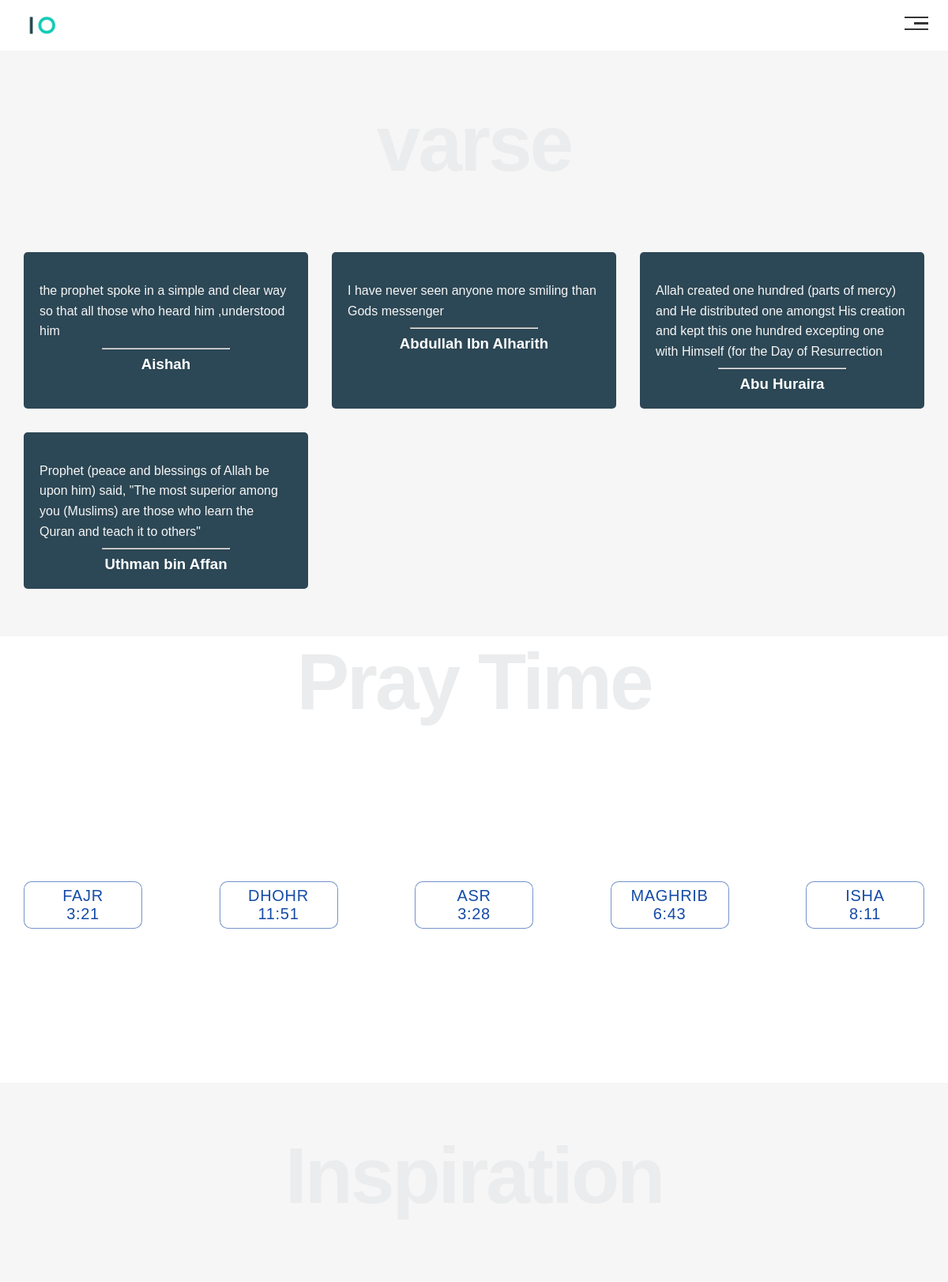
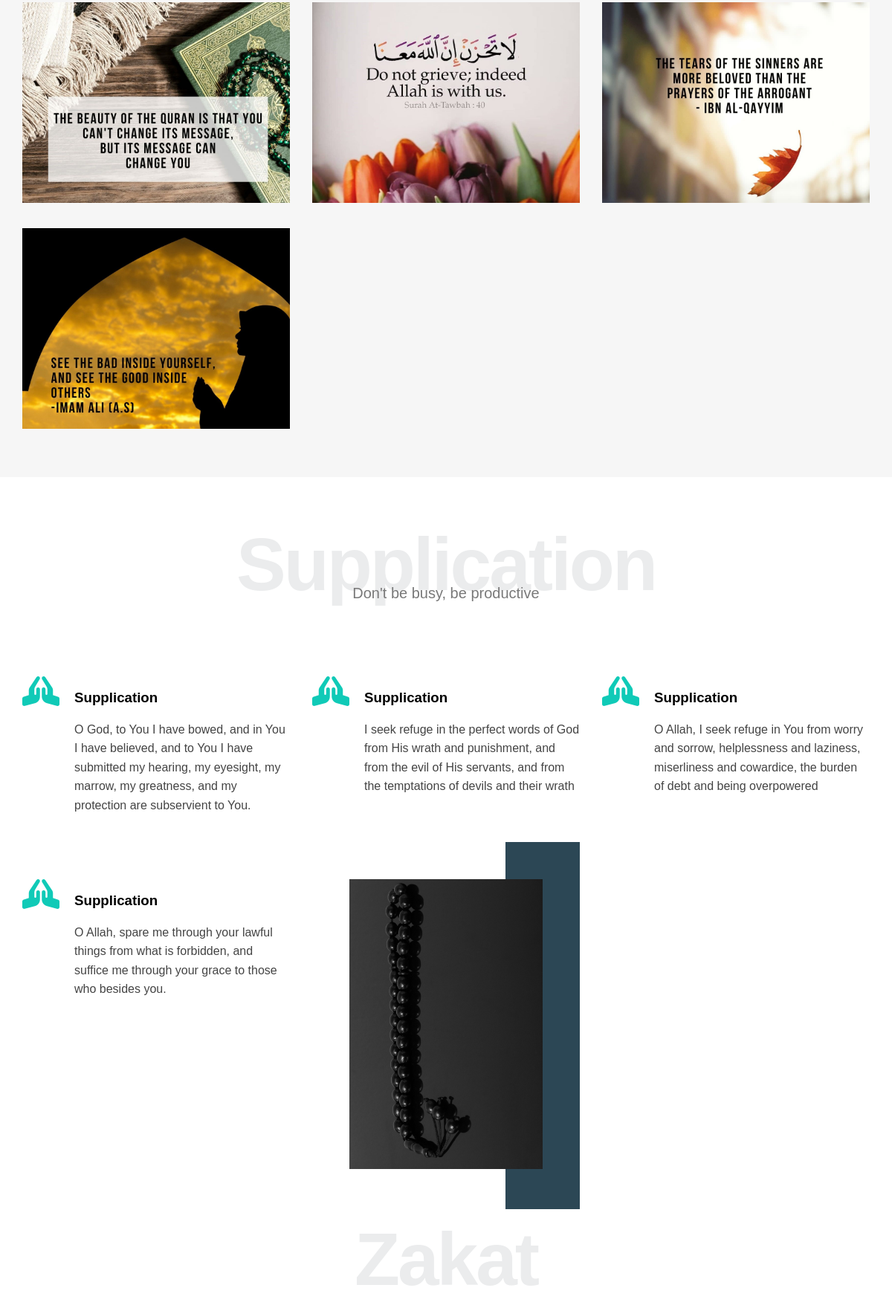
The page /views/more.php (upper part) on the database its author committed (2 pictures, top to bottom).
### tables this page shows
CREATE TABLE `hadith` (
  `id` int(11) NOT NULL,
  `Content` varchar(300) NOT NULL,
  `NameOfNarrator` varchar(50) NOT NULL
);

CREATE TABLE `inspiration` (
  `image_id` int(11) NOT NULL,
  `image` longtext NOT NULL
);

CREATE TABLE `supplication` (
  `supp_id` int(11) NOT NULL,
  `content` varchar(300) NOT NULL
);

### controllers/dbController.php (called while the page is built, shortened)
<?php
class dbController
{
    public $dbhost = "localhost";
    public $dbuser = "root";
    public $dbpass = "";
    public $dbname = "sw";
    public function openConnection()
    {
        $this->connection = new mysqli($this->dbhost, $this->dbuser, $this->dbpass, $this->dbname);
        return $this->connection;
    }
    public function get($query)
    {
        $this->connection = $this->openConnection();
        try {
            $result = $this->connection->query($query)->fetch_all(MYSQLI_ASSOC);
        } catch (Exception $e) {
            echo $e->getMessage();
        }
        return $result;
    }
}
?>

### views/more.php (the view, shortened to what this page needs)
<?php
require_once '../controllers/dbController.php';
$db = new dbController();
?>
<!DOCTYPE html>
<html lang="en">
<head>
    <link rel="stylesheet" href="../static/css/leon.css" />
    <link rel="stylesheet" href="../static/css/normalize.css" />
    <link rel="stylesheet" href="../static/css/all.min.css" />
    <link rel="stylesheet" href="../static/css/pray.css" />
    <link rel="stylesheet" href="../static/css/zaka.css" />
</head>
<body>
    <?php include "nav.php" ?>
    <div class="portfolio" id="vares">
        <div class="container">
            <h2 class="spechial-heading">varse</h2>
            <div class="portfolio-content">
                <?php
                $data = $db->get("SELECT * FROM hadith");
                foreach ($data as $d) {
                ?>
                <div class="card supp">
                    <div class="info">
                        <p>
                            <?php
                                echo  $d["Content"];
                                ?>
                        </p>
                        <hr style=" width:50%;">
                        <h3 style="color:white; text-align: center;">
                            <?php
                                echo  $d["NameOfNarrator"];
                                ?>
                        </h3>
                    </div>
                </div>
                <?php
                }
                ?>
            </div>
        </div>
    </div>
    <div class=" container">
        <h2 class="spechial-heading" id="pray">Pray Time</h2>
        <div class="pray-cont">
            <button class="btn-pill">
                <span>Fajr </span>
                <span>3:21</span>
            </button>
            <button class="btn-shine">
                <span>Dhohr </span>
                <span>11:51</span>
            </button>
            <button class="btn-slide-line">
                <span> Asr </span>
                <span>3:28</span>
            </button>
            <button class="btn-slide-line center">
                <span>Maghrib </span>
                <span>6:43</span>
            </button>
            <button class="btn-slide-line center">
                <span>Isha </span>
                <span>8:11</span>
            </button>
        </div>
    </div>
    <div class="portfolio" id="inspiration">
        <div class="container">
            <h2 class="spechial-heading">Inspiration</h2>
            <div class="portfolio-content">
                <?php
                $data = $db->get("SELECT * FROM inspiration");
                foreach ($data as $data) {
                    echo "<div class='card cardbac'>";
                    echo '<img src="' . $data['image'] . '" >';
                    echo '</div>';
                }
                ?>
            </div>
        </div>
    </div>
    <div class="services" id="supplication">
        <div class="container">
            <h2 class="spechial-heading">Supplication</h2>
            <p>Don't be busy, be productive</p>
            <div class="services-content">
                <?php
                $data = $db->get("SELECT * FROM supplication");
                foreach ($data as $d) {
                ?>
                <div class="col">
                    <div class="srv">
                        <i class="fa-solid fa-hands-praying"></i>
                        <div class="text">
                            <h3>
                                Supplication
                            </h3>
                            <p>
                                <?php
                                    echo  $d["content"];
                                    ?>
                            </p>
                        </div>
                    </div>
                </div>
                <?php
                }
                ?>
                <div class="col">
                    <div class="image image-show">
                        <img src="../static/uploaded_img/services.jpg " alt="" />
                    </div>
                </div>
            </div>
        </div>
    </div>
    <div id="zakat">
        <div class="container">
            <h2 class="spechial-heading">Zakat</h2>
        </div>
    </div>
</body>
</html>

### static/css/leon.css (style rules this page uses)
:root { --main-color: #10cab7; --scnd-color: #2c4755; --thrd-color: #777; --sction-padding: 60px; --sctoin-background: #f6f6f6; --sction-line-height: 1.6; }
* { -webkit-box-sizing: border-box; -moz-box-sizing: border-box; box-sizing: border-box; }
html { scroll-behavior: smooth; }
body { font-family: "Work Sans", sans-serif; }
.container { padding-left: 15px; padding-right: 15px; margin-left: auto; margin-right: auto; }
@media (min-width: 768px) { .container { width: 750px; } }
@media (min-width: 992px) { .container { width: 970px; } }
@media (min-width: 1200px) { .container { width: 1170px; } }
.spechial-heading { color: #ebeced; font-size: 100px; text-align: center; font-weight: 800; letter-spacing: -3px; margin: 0; }
.spechial-heading + p { margin: -30px 0 0; font-size: 20px; text-align: center; color: #797979; }
.services { padding-top: var(--sction-padding); padding-bottom: var(--sction-padding); }
.services .services-content { display: grid; grid-template-columns: repeat(auto-fill, minmax(300px, 1fr)); grid-gap: 30px; margin-top: 100px; }
.services .services-content .srv { display: flex; margin-bottom: 40px; }
.services .services-content .srv i { color: var(--main-color); flex-basis: 70px; font-size: 40px; transition: 0.3s; }
.services .services-content .srv .text { flex: 1; }
.services .services-content .srv .text p { font-weight: 300; color: #444; line-height: var(--sction-line-height); }
.services .services-content .image { text-align: center; position: relative; }
.services .services-content .image img { width: 260px; }
.services .services-content .image::before { content: ""; right: 0; background-color: var(--scnd-color); width: 100px; height: calc(100% + 100px); position: absolute; top: -50px; z-index: -1; }
.portfolio { padding-top: var(--sction-padding); padding-bottom: var(--sction-padding); background-color: var(--sctoin-background); }
.portfolio .portfolio-content { display: grid; grid-template-columns: repeat(auto-fill, minmax(300px, 1fr)); grid-gap: 30px; margin-top: 80px; }
.portfolio .portfolio-content .card { background-color: white; transition: 0.3s; }
.portfolio .portfolio-content .card img { max-width: 100%; }
.portfolio .portfolio-content .card .info { padding: 20px; }
.portfolio .portfolio-content .card .info h3 { margin: 0; }
.portfolio .portfolio-content .card .info p { color: var(--thrd-color); line-height: var(--sction-line-height); margin-bottom: 0; }
.portfolio .portfolio-content .supp { background-color: #2c4755; border-radius: 5px; }
.portfolio .portfolio-content .supp .info p { color: #f6f6f6; }
.portfolio .portfolio-content .cardbac { background-color: #f6f6f6; }

### static/css/pray.css (style rules this page uses)
.pray-cont { width: 100%; height: 450px; display: flex; align-items: center; justify-content: space-between; }
button { position: relative; margin: 0; padding: 5px 12px; height: 60px; width: 150px; outline: none; text-decoration: none; display: flex; justify-content: center; align-items: center; flex-direction: column; cursor: pointer; text-transform: uppercase; background-color: #ffffff; border: 1px solid rgba(22, 76, 167, 0.6); border-radius: 10px; color: #1d89ff; font-weight: 400; font-size: 20px; font-family: inherit; z-index: 0; overflow: hidden; transition: all 0.3s cubic-bezier(0.02, 0.01, 0.47, 1); }
span { color: #164ca7; letter-spacing: 0.7px; }

### rows shown on the page
hadith: Content "the prophet spoke in a simple and clear way so that all those who heard him ,understood him", NameOfNarrator "Aishah"
hadith: Content "I have never seen anyone more smiling than Gods messenger", NameOfNarrator "Abdullah Ibn Alharith"
hadith: Content "Allah created one hundred (parts of mercy) and He distributed one amongst His creation and kept this one hundred excepting one with Himself (for the Day of Resurrection", NameOfNarrator "Abu Huraira"
hadith: Content "Prophet (peace and blessings of Allah be upon him) said, \"The most superior among you (Muslims) are those who learn the Quran and teach it to others\"", NameOfNarrator "Uthman bin Affan"
inspiration: image (picture)
inspiration: image (picture)
inspiration: image (picture)
inspiration: image (picture)
supplication: content "O God, to You I have bowed, and in You I have believed, and to You I have submitted my hearing, my eyesight, my marrow, my greatness, and my protection are subservient to You."
supplication: content "I seek refuge in the perfect words of God from His wrath and punishment, and from the evil of His servants, and from the temptations of devils and their wrath"
supplication: content "O Allah, I seek refuge in You from worry and sorrow, helplessness and laziness, miserliness and cowardice, the burden of debt and being overpowered"
supplication: content "O Allah, spare me through your lawful things from what is forbidden, and suffice me through your grace to those who besides you."
